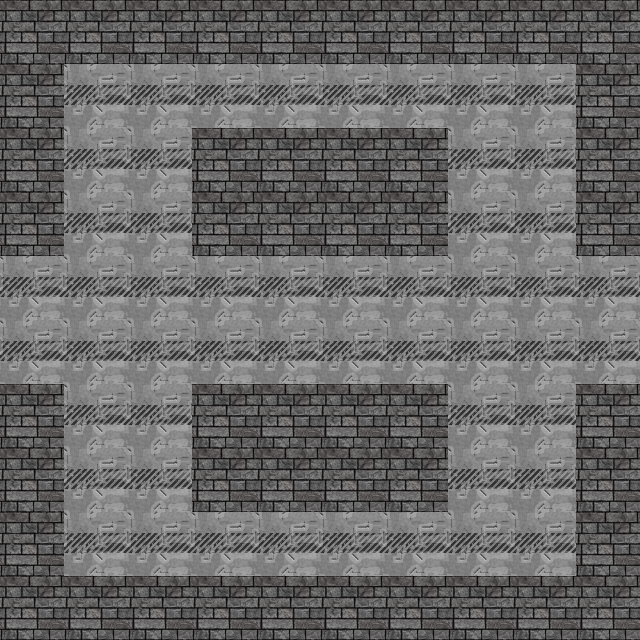

A 2D game scene composited from a Tiled map and its tileset images. What follows is a short description and the map's XML, with each tile layer's data collapsed to a summary:
An orthogonal 10x10 tile map with 64x64 px tiles, 3 tile layers (Background, Dynamic_Obstacles, Walls).

<map version="1.0" orientation="orthogonal" renderorder="right-down" width="10" height="10" tilewidth="64" tileheight="64" nextobjectid="1">
 <tileset firstgid="1" name="64pxTileSet" tilewidth="64" tileheight="64">
  <image source="../64pxTileSet.png" width="1472" height="128" />
 </tileset>
 <layer name="Background" width="10" height="10">
  <data>[100 cells, 100 non-empty, 1 distinct tile ids]</data>
 </layer>
 <layer name="Dynamic_Obstacles" width="10" height="10">
  <data>[100 cells, 0 non-empty, 0 distinct tile ids]</data>
 </layer>
 <layer name="Walls" width="10" height="10">
  <data>[100 cells, 48 non-empty, 1 distinct tile ids]</data>
 </layer>
</map>
